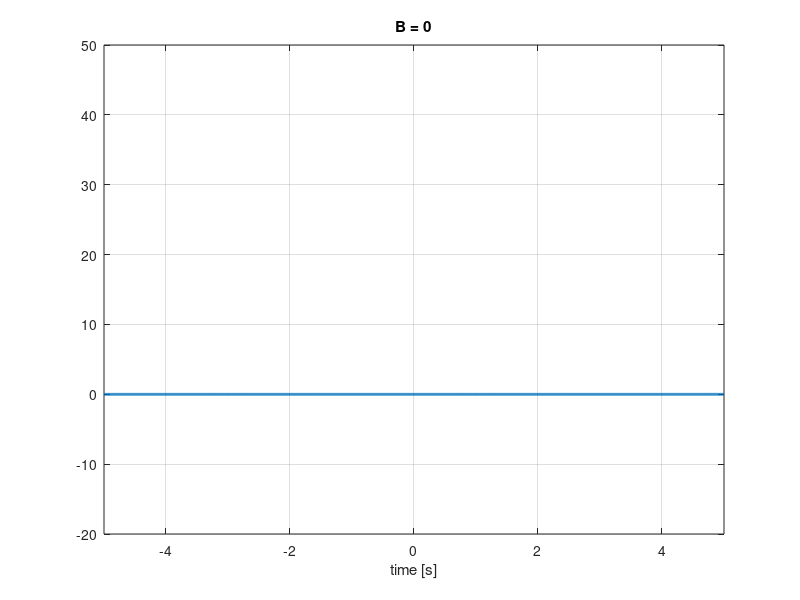

The MATLAB script that drew this image: (Note: this script raises an error after producing the figure.)
% this simple program shows that the sum of many complex exponentials tends
% to generate a sinc function, which in turns tends to "become a delta"

clear all;
close all;

display(' ')
display('to stop execution, hit Ctrl+C')
display(' ')
display('to keep increasing B, simply press enter')

T=10;
M=1001;
t=linspace(-1/2,1/2,M).*T;

B=0;
y=zeros(1,length(t));
N=10000000;
h=figure;
plot(t,y,'linewidth',2);
axis([-T/2, T/2,min(-20,min(y)), max(50,max(y))])
grid on;
figure(h);
xlabel('time [s]')
title(['B = 0']);
pause;
gcah=gca;
gcah.FontSize=16;

% B=1;
% y=B*sinc(B*t);
% plot(t,y,'linewidth',2);
% axis([-T/2, T/2,min(-20,min(y)), max(50,max(y))])
% grid on;
% figure(h);
% xlabel('time [s]')
% title(['T = '  num2str(T) '   --   N = 0' ]);
% pause;

for n=1:N
    B=B+1
%   y=(exp(j*2*pi*n/T*t)+exp(-j*2*pi*n/T*t))+y;
%   equivalent form:
    y=B*sinc(B*t);

    plot(t,y,'linewidth',2);
    axis([-T/2, T/2,min(-20,min(y)), max(50,max(y))])
    grid on;
    title(['B = ' num2str(B)]);
    figure(h);
    xlabel('time [s]')
    pause;
    
end;    

